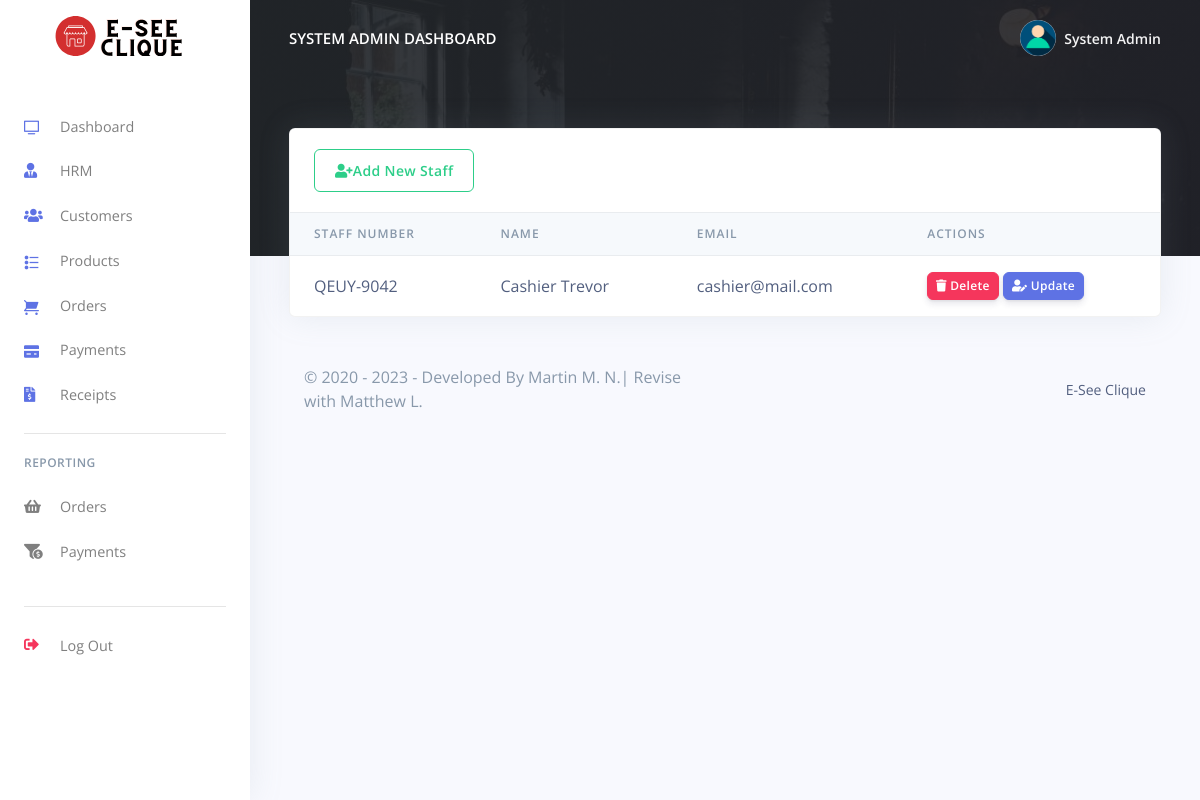
The page /Restro/admin/hrm.php (signed in) on the database its author committed.
### tables this page shows
CREATE TABLE `rpos_admin` (
  `admin_id` varchar(200) NOT NULL,
  `admin_name` varchar(200) NOT NULL,
  `admin_email` varchar(200) NOT NULL,
  `admin_password` varchar(200) NOT NULL
);

CREATE TABLE `rpos_staff` (
  `staff_id` int(20) NOT NULL,
  `staff_name` varchar(200) NOT NULL,
  `staff_number` varchar(200) NOT NULL,
  `staff_email` varchar(200) NOT NULL,
  `staff_password` varchar(200) NOT NULL,
  `created_at` timestamp(6) NOT NULL DEFAULT current_timestamp(6) ON UPDATE current_timestamp(6)
);

### Restro/admin/hrm.php (the view, shortened to what this page needs)
<?php
include('config/config.php');
require_once('partials/_head.php');
?>
<body>
  <?php
  require_once('partials/_sidebar.php');
  ?>
  <div class="main-content">
    <?php
    require_once('partials/_topnav.php');
    ?>
    <div class="container-fluid mt--8">
      <div class="row">
        <div class="col">
          <div class="card shadow">
            <div class="card-header border-0">
              <a href="add_staff" class="btn btn-outline-success"><i class="fas fa-user-plus"></i>Add New Staff</a>
            </div>
            <div class="table-responsive">
              <table class="table align-items-center table-flush">
                <thead class="thead-light">
                  <tr>
                    <th scope="col">Staff Number</th>
                    <th scope="col">Name</th>
                    <th scope="col">Email</th>
                    <th scope="col">Actions</th>
                  </tr>
                </thead>
                <tbody>
                  <?php
                  $ret = "SELECT * FROM  rpos_staff ";
                  $stmt = $mysqli->prepare($ret);
                  $stmt->execute();
                  $res = $stmt->get_result();
                  while ($staff = $res->fetch_object()) {
                  ?>
                    <tr>
                      <td><?php echo $staff->staff_number; ?></td>
                      <td><?php echo $staff->staff_name; ?></td>
                      <td><?php echo $staff->staff_email; ?></td>
                      <td>
                        <a href="hrm?delete=<?php echo $staff->staff_id; ?>">
                          <button class="btn btn-sm btn-danger">
                            <i class="fas fa-trash"></i>
                            Delete
                          </button>
                        </a>
                        <a href="update_staff?update=<?php echo $staff->staff_id; ?>">
                          <button class="btn btn-sm btn-primary">
                            <i class="fas fa-user-edit"></i>
                            Update
                          </button>
                        </a>
                      </td>
                    </tr>
                  <?php } ?>
                </tbody>
              </table>
            </div>
          </div>
        </div>
      </div>
      <?php
      require_once('partials/_footer.php');
      ?>
    </div>
  </div>
</body>
</html>

### Restro/admin/partials/_sidebar.php (shortened to what this page needs)
<?php
$admin_id = $_SESSION['admin_id'];
$ret = "SELECT * FROM  rpos_admin  WHERE admin_id = '$admin_id'";
$stmt = $mysqli->prepare($ret);
$stmt->execute();
$res = $stmt->get_result();
while ($admin = $res->fetch_object()) {
?>
  <nav class="navbar navbar-vertical fixed-left navbar-expand-md navbar-light bg-white" id="sidenav-main">
    <div class="container-fluid">
      <a class="navbar-brand pt-0" href="dashboard">
        <img src="assets/img/brand/test.svg" class="navbar-brand-img" alt="..." width="500" height="300">
      </a>
      <div class="collapse navbar-collapse" id="sidenav-collapse-main">
        <ul class="navbar-nav">
          <li class="nav-item">
            <a class="nav-link" href="dashboard">
              <i class="ni ni-tv-2 text-primary"></i> Dashboard
            </a>
          </li>
          <li class="nav-item">
            <a class="nav-link" href="hrm">
              <i class="fas fa-user-tie text-primary"></i> HRM
            </a>
          </li>
          <li class="nav-item">
            <a class="nav-link" href="customes">
              <i class="fas fa-users text-primary"></i> Customers
            </a>
          </li>
          <li class="nav-item">
            <a class="nav-link" href="products">
              <i class="ni ni-bullet-list-67 text-primary"></i>Products
            </a>
          </li>
          <li class="nav-item">
            <a class="nav-link" href="orders">
              <i class="ni ni-cart text-primary"></i> Orders
            </a>
          </li>
          <li class="nav-item">
            <a class="nav-link" href="payments">
              <i class="ni ni-credit-card text-primary"></i> Payments
            </a>
          </li>
          <li class="nav-item">
            <a class="nav-link" href="receipts">
              <i class="fas fa-file-invoice-dollar text-primary"></i> Receipts
            </a>
          </li>
        </ul>
        <hr class="my-3">
        <h6 class="navbar-heading text-muted">Reporting</h6>
        <ul class="navbar-nav mb-md-3">
          <li class="nav-item">
            <a class="nav-link" href="orders_reports">
              <i class="fas fa-shopping-basket"></i> Orders
            </a>
          </li>
          <li class="nav-item">
            <a class="nav-link" href="payments_reports">
              <i class="fas fa-funnel-dollar"></i> Payments
            </a>
          </li>
        </ul>
        <hr class="my-3">
        <ul class="navbar-nav mb-md-3">
          <li class="nav-item">
            <a class="nav-link" href="logout">
              <i class="fas fa-sign-out-alt text-danger"></i> Log Out
            </a>
          </li>
        </ul>
      </div>
    </div>
  </nav>
<?php } ?>

### Restro/admin/partials/_topnav.php (shortened to what this page needs)
<?php
$admin_id = $_SESSION['admin_id'];
$ret = "SELECT * FROM  rpos_admin  WHERE admin_id = '$admin_id'";
$stmt = $mysqli->prepare($ret);
$stmt->execute();
$res = $stmt->get_result();
while ($admin = $res->fetch_object()) {
?>
    <nav class="navbar navbar-top navbar-expand-md navbar-dark" id="navbar-main">
        <div class="container-fluid">
            <a class="h4 mb-0 text-white text-uppercase d-none d-lg-inline-block" href="dashboard"><?php echo $admin->admin_name; ?> Dashboard</a>
            <ul class="navbar-nav align-items-center d-none d-md-flex">
                <li class="nav-item dropdown">
                    <a class="nav-link pr-0" href="#" role="button" data-toggle="dropdown" aria-haspopup="true" aria-expanded="false">
                        <div class="media align-items-center">
                            <span class="avatar avatar-sm rounded-circle">
                                <img alt="Image placeholder" src="assets/img/theme/user-a-min.png">
                            </span>
                            <div class="media-body ml-2 d-none d-lg-block">
                                <span class="mb-0 text-sm  font-weight-bold"><?php echo $admin->admin_name; ?></span>
                            </div>
                        </div>
                    </a>
                </li>
            </ul>
        </div>
    </nav>
<?php } ?>

### rows shown on the page
rpos_admin: admin_name "SYSTEM ADMIN", admin_name "System Admin"
rpos_staff: staff_number "QEUY-9042", staff_name "Cashier Trevor", staff_email "cashier@mail.com"
